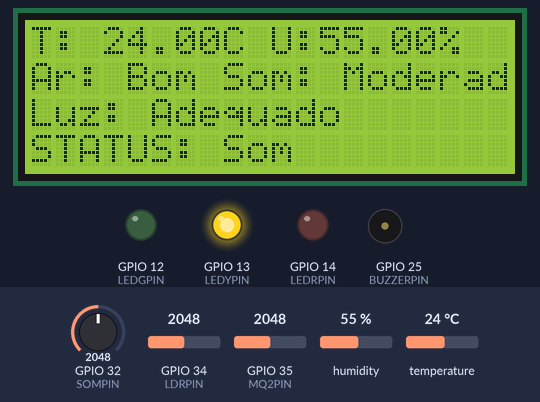
The sketch below on a simulated ESP32. Shown: 20×4 character LCD, output pins drawn as LEDs (lit = HIGH), buzzer (waves = sounding). The inputs (shaded band) are chosen by the test bench; at power-on: GPIO 34 (LDRPIN) = 2048, GPIO 35 (MQ2PIN) = 2048, humidity 55 %, GPIO 32 (SOMPIN) = 2048, temperature 24 °C. WiFi joins after 1.5 s; servers stay silent unless stated; uploads are accepted with an empty reply; what the sketch prints to the serial monitor is not drawn.

Above: at 2.7 s.
2.8 s: GPIO 34 (LDRPIN) set to 2688
8.7 s: GPIO 34 (LDRPIN) set to 2794
At 13.5 s:
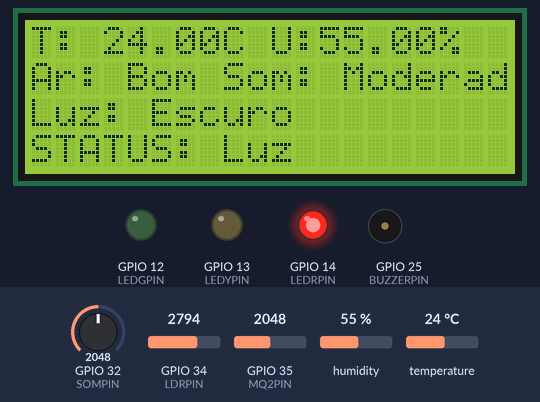
14.6 s: GPIO 35 (MQ2PIN) set to 3068
24.2 s: GPIO 35 (MQ2PIN) set to 3202
At 28.8 s:
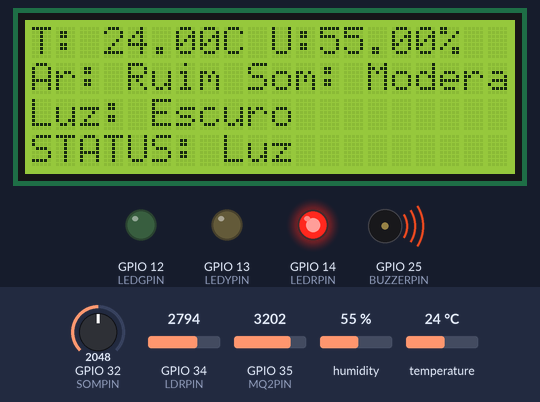
30.1 s: humidity set to 69 %
At 34.3 s:
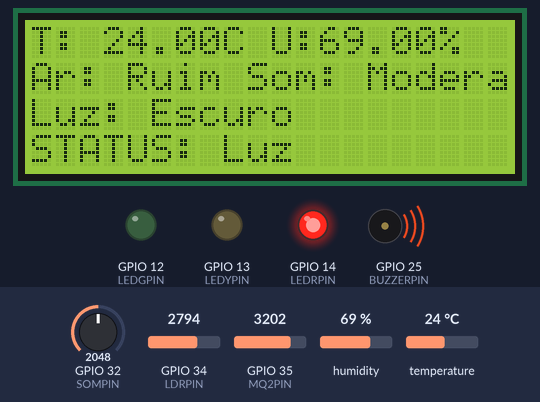
36.0 s: humidity set to 72 %
At 39.9 s:
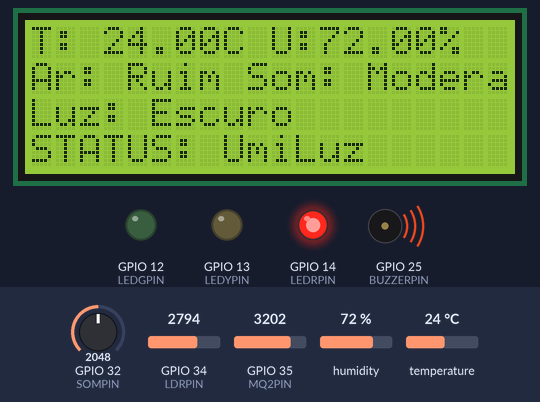
Timing chart, 0 to 41.4 s (numbered marks = the images above; inputs shaded):
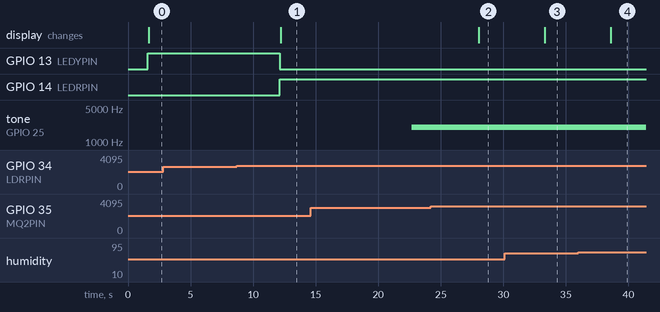

The sketch:

sketch.ino
```cpp
// Bibliotecas necessarias
#include <DHT.h>              // Biblioteca do sensor de temperatura/umidade DHT22
#include <Wire.h>             // Biblioteca de comunicação I2C (usada pelo LCD)
#include <LiquidCrystal_I2C.h> // Biblioteca do display LCD via I2C
#include <WiFi.h>             // Conexão Wi-Fi do ESP32
#include <WiFiClientSecure.h> // Cliente Wi-Fi com suporte a HTTPS
#include <HTTPClient.h>       // Envio de requisições HTTP (POST pro servidor)

// Acesso ao Wi-Fi do Wokwi
const char* ssid = "Wokwi-GUEST";
const char* password = "";
const char* serverURL = "https://microcontrolador.papaixinho.com.br/api/dados.php"; // Endpoint que recebe os dados via POST

// Definição das portas do ESP
#define DHTTYPE DHT22   // Modelo do sensor DHT usado (DHT22)
#define DHTPIN 4        // Pino de dados do DHT22 (temperatura/umidade)
#define LDRPIN 34       // Pino analógico do sensor de luminosidade (LDR)
#define MQ2PIN 35       // Pino analógico do sensor de qualidade do ar (MQ2)
#define SOMPIN 32       // Pino analógico do potenciômetro (simula sensor de som)
#define BUZZERPIN 25    // Pino digital do buzzer passivo (alarme sonoro)
#define frequencia 2000 // Frequência (Hz) do som emitido pelo buzzer
#define LEDGPIN 12      // Pino digitais do LED Verde
#define LEDYPIN 13      // Pino digitais do LED Amarelo
#define LEDRPIN 14      // Pino digitais do LED Vermelho

// Objetos globais dos componentes
DHT dht(DHTPIN, DHTTYPE);            // Sensor DHT22
LiquidCrystal_I2C lcd(0x27, 20, 4);  // LCD 20x4 no endereço I2C 0x27

int contadorExtremo = 0; // contator de leituras extremas seguidas

// Inicialização do prototipo
void setup() {
  Serial.begin(115200); // Inicia comunicação serial pra debug
  lcd.init();
  lcd.backlight();
  Serial.println("ESP32 iniciado - projeto de monitoramento ambiental");

  pinMode(BUZZERPIN, OUTPUT); // Configura o buzzer como saída digital

  dht.begin(); // Inicializa o sensor DHT22

  WiFi.begin(ssid, password); // Inicia a conexão Wi-Fi
  Serial.print("Conectando ao WiFi");

  // Inicializa os LEDs
  pinMode(LEDGPIN, OUTPUT);
  pinMode(LEDYPIN, OUTPUT);
  pinMode(LEDRPIN, OUTPUT);

  // Aguarda a conexão Wi-Fi ser estabelecida antes de seguir
  // Se não conseguir conectar em até 10 tentativas o sistema seguira sem conexão
  int tentativas = 0;
  while (WiFi.status() != WL_CONNECTED && tentativas < 10) {
    delay(500);
    tentativas++;
  }
}

void loop() {
  // --- Leitura dos sensores ---
  float umidade = dht.readHumidity();
  float temperatura = dht.readTemperature();
  String tempTexto;
  String umiTexto;

  // Se a leitura do DHT22 falhar, aborta esse ciclo do loop e tenta de novo depois
  if (isnan(umidade) || isnan(temperatura)) {
    Serial.println("Erro ao ler o sensor DHT22!");
    return;
  }

  // --- Classificação da temperatura em faixas de estado ---
  if (temperatura <= 0) {
    tempTexto = "Temperatura Negativa";
  } else if (temperatura <= 15) {
    tempTexto = "Temperatura frio";
  } else if (temperatura <= 26) {
    tempTexto = "Temperatura amena";
  } else if (temperatura <= 32) {
    tempTexto = "Temperatura Alta";
  } else if (temperatura <= 45) {
    tempTexto = "Temperatura Muito Alta";
  } else {
    tempTexto = "Temperatura Extremo";
  }

  // --- Classificação da umidade em faixas de estado ---
  if (umidade <= 12) {
    umiTexto = "Emergência";
  } else if (umidade > 12 && umidade <= 20) {
    umiTexto = "Alerta";
  } else if (umidade > 20 && umidade <= 30) {
    umiTexto = "Atenção";
  } else if (umidade > 30 && umidade < 40) {
    umiTexto = "Atenção II";
  } else if (umidade >= 40 && umidade <= 70) {
    umiTexto = "Ideal";
  } else {
    umiTexto = "Umidade alta";
  }

  // --- Leitura e classificação da luminosidade (LDR) ---
  int luminosidade = analogRead(LDRPIN);
  String luzTexto;

  if (luminosidade <= 1365) {
    luzTexto = "Muito claro";
  } else if (luminosidade <= 2730) {
    luzTexto = "Adequado";
  } else {
    luzTexto = "Escuro";
  }

  // --- Leitura e classificação da qualidade do ar (MQ2) ---
  int qualidadeAr = analogRead(MQ2PIN);
  String qualidadeArTexto;

  if (qualidadeAr <= 3132) {
    qualidadeArTexto = "Bom";
  } else if (qualidadeAr > 3132 && qualidadeAr <= 3665) {
    qualidadeArTexto = "Ruim";
  } else {
    qualidadeArTexto = "Extremo";
  }

  // --- Leitura e classificação do nível de som (potenciômetro simulando microfone) ---
  int nivelSom = analogRead(SOMPIN);
  String nivelSomTexto;

  if (nivelSom <= 1500) {
    nivelSomTexto = "Baixo";
  } else if (nivelSom > 1500 && nivelSom <= 3000) {
    nivelSomTexto = "Moderado";
  } else {
    nivelSomTexto = "Alto";
  }

  // Definindo o nivel do LED
  int nivelTemp = 0, nivelUmi = 0, nivelLumi = 0, nivelAr = 0, nivelS = 0;

  if (tempTexto == "Temperatura Extremo" || tempTexto == "Temperatura Negativa") {
    nivelTemp = 2;
  } else if (tempTexto == "Temperatura Alta" || tempTexto == "Temperatura Muito Alta") {
    nivelTemp = 1;
  } else {
    nivelTemp = 0;
  }

  if (umiTexto  == "Emergência" || umiTexto == "Umidade alta") {
    nivelUmi = 2;
  } else if (umiTexto == "Alerta" || umiTexto == "Atenção" || umiTexto == "Atenção II") {
    nivelUmi = 1;
  } else {
    nivelUmi = 0;
  }

  if (luzTexto   == "Muito claro" || luzTexto  == "Escuro") {
    nivelLumi = 2;
  } else {
    nivelLumi = 0;
  }

  if (qualidadeArTexto   == "Extremo") {
    nivelAr = 2;
  } else if (qualidadeArTexto  == "Ruim") {
    nivelAr = 1;
  } else {
    nivelAr = 0;
  }

  if (nivelSomTexto    == "Alto") {
    nivelS = 2;
  } else if (nivelSomTexto   == "Moderado") {
    nivelS = 1;
  } else {
    nivelS = 0;
  }

  // O LED indica o pior caso entre todos os sensores, não um sensor específico.
  // Cada grandeza recebe um nível (0=normal, 1=atenção, 2=crítico) e o maior
  // valor entre eles decide a cor exibida, garantindo que o alerta visual
  // sempre reflita a condição ambiental mais grave no momento.
  int maiorNivel = max(nivelTemp, max(nivelUmi, max(nivelLumi, max(nivelAr, nivelS))));

  // Acendendo os LEDs
  if (maiorNivel == 2){
    digitalWrite(LEDRPIN, HIGH);
    digitalWrite(LEDYPIN, LOW);
    digitalWrite(LEDGPIN, LOW);
  } else if (maiorNivel == 1){
    digitalWrite(LEDRPIN, LOW);
    digitalWrite(LEDYPIN, HIGH);
    digitalWrite(LEDGPIN, LOW);
  } else {
    digitalWrite(LEDRPIN, LOW);
    digitalWrite(LEDYPIN, LOW);
    digitalWrite(LEDGPIN, HIGH);
  }

  // Lógica independente da usada para os LEDs: aqui basta QUALQUER sensor
  // estar em estado crítico (OU lógico) para ativar o alerta sonoro, sem
  // diferenciar qual grandeza ultrapassou o limite. O LED informa "o quê" e
  // "quão grave"; o buzzer só informa "algo está crítico".
  bool alertaAtivo = false;

  alertaAtivo = (tempTexto == "Temperatura Extremo") || (tempTexto == "Temperatura Negativa") ||
                (umiTexto == "Emergência") || (umiTexto == "Umidade alta") ||
                (luzTexto == "Muito claro") || (luzTexto == "Escuro") ||
                (qualidadeArTexto == "Extremo") || (nivelSomTexto == "Alto");

  // Contabilizador de quantas vezes algums dados ficou como "Extremo"
  if (alertaAtivo) {
    contadorExtremo++;
  } else {
    contadorExtremo = 0;
  }

  // Soa o alarme: só liga após 3 leituras extremas seguidas (evita disparo por 1 leitura isolada/ruído);
  // desliga automaticamente assim que uma leitura normaliza (contador zera)
  if (contadorExtremo >= 3) {
    tone(BUZZERPIN, frequencia);
  } else {
    noTone(BUZZERPIN);
  }

  // --- Debug via serial ---
  Serial.print("Umidade: ");
  Serial.print(umidade);
  Serial.print("%  Temperatura: ");
  Serial.print(temperatura);
  Serial.println("°C");
  Serial.print("Luz: ");
  Serial.println(luzTexto);
  Serial.print("Qualidade do ar: ");
  Serial.println(qualidadeArTexto);
  Serial.print("Nivel do som: ");
  Serial.println(nivelSom);

  // --- Exibição no LCD ---
  lcd.clear();
  lcd.setCursor(0, 0);
  lcd.print("T: ");
  lcd.print(temperatura);
  lcd.print("C U:");
  lcd.print(umidade);
  lcd.print("%");

  lcd.setCursor(0, 1);
  lcd.print("Ar: ");
  lcd.print(qualidadeArTexto);
  lcd.print(" Som: ");
  lcd.print(nivelSomTexto);

  lcd.setCursor(0, 2);
  lcd.print("Luz: ");
  lcd.print(luzTexto);

  // Identifica quais sensores estão no nível mais crítico (maiorNivel) para
  // exibir no display qual(is) grandeza(s) motivou(aram) o alerta atual.
  // Mais de um sensor pode aparecer simultaneamente se estiverem no mesmo nível.
  String sensoresProblema = "";

  if (maiorNivel > 0) {
    if (nivelTemp == maiorNivel) sensoresProblema += "Temp";
    if (nivelUmi == maiorNivel) sensoresProblema += "Umi";
    if (nivelLumi == maiorNivel) sensoresProblema += "Luz";
    if (nivelAr == maiorNivel) sensoresProblema += "Ar";
    if (nivelS == maiorNivel) sensoresProblema += "Som";
  } else {
    sensoresProblema += ":)";
  }

  lcd.setCursor(0, 3);
  lcd.print("STATUS: ");
  lcd.print(sensoresProblema);

  // --- Montagem do JSON com os dados brutos dos sensores ---
  String jsonData = "{";
  jsonData += "\"temperatura\":" + String(temperatura) + ",";
  jsonData += "\"umidade\":" + String(umidade) + ",";
  jsonData += "\"luminosidade\":" + String(luminosidade) + ",";
  jsonData += "\"qualidade_ar\":" + String(qualidadeAr) + ",";
  jsonData += "\"nivel_som\":" + String(nivelSom);
  jsonData += "}";

  Serial.print("JSON montado: ");
  Serial.println(jsonData);

  // --- Envio dos dados para o servidor via HTTP POST ---
  HTTPClient http;
  http.begin(serverURL);
  http.addHeader("Content-Type", "application/json");

  int httpResponseCode = http.POST(jsonData);

  if (httpResponseCode > 0) {
    Serial.print("Resposta do servidor: ");
    Serial.println(httpResponseCode);
    String resposta = http.getString();
    Serial.println(resposta);
  } else {
    Serial.print("Erro ao enviar: ");
    Serial.println(httpResponseCode);
  }

  http.end();

  delay(5000); // Intervalo entre ciclos de leitura/envio
}
```

Measured:
- the behaviour switches between 2730 and 2731 on GPIO 34 (LDRPIN) (found by bisection; images 0 and 1)
- the behaviour switches between 3132 and 3133 on GPIO 35 (MQ2PIN) (found by bisection; images 1 and 2)
- the behaviour switches between 70 and 71 % on humidity (found by bisection; images 3 and 4)
- after the input at 2.8 s, every drawn part: stays the same
- after the input at 8.7 s, GPIO 13 (LEDYPIN): HIGH → LOW after 3.4 s; GPIO 14 (LEDRPIN): LOW → HIGH after 3.4 s; the display: changes after 3.5 s (image 1)
- after the input at 24.2 s, the display: changes after 3.8 s (image 2)
- after the input at 30.1 s, the display: changes after 3.2 s (image 3)
- after the input at 36.0 s, the display: changes after 2.6 s (image 4)
